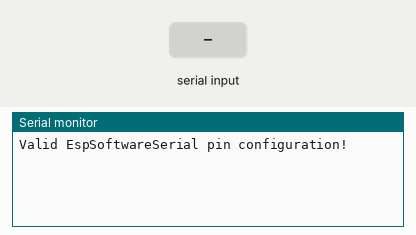
Bench run of a sketch on a simulated Arduino Uno, built with avr-gcc and run on an emulated ATmega328P. On the bench: the last lines printed to the serial monitor. Inputs (shaded band) come from the test bench.

Above: at 1.2 s.
1.3 s: "1" received over the second serial link
At 3.0 s:
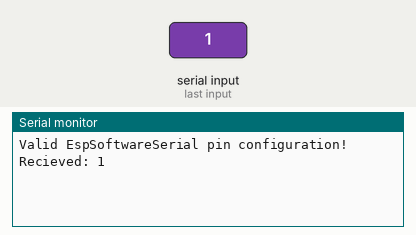
3.8 s: "0" received over the second serial link
At 5.2 s:
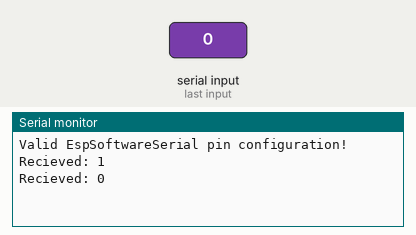
5.3 s: "2" received over the second serial link
At 7.2 s:
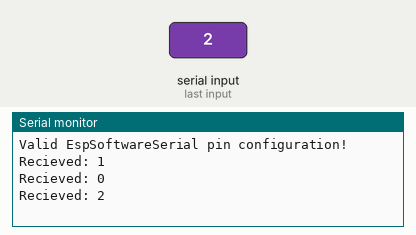

The sketch:

sofwareserial.ino
```cpp
#include <SoftwareSerial.h>

#define MYPORT_TX 12
#define MYPORT_RX 14

EspSoftwareSerial::UART myPort;

void setup() {
  Serial.begin(9600); // Standard hardware serial port

  myPort.begin(38400, SWSERIAL_8N1, MYPORT_RX, MYPORT_TX, false);
  if (!myPort) { // If the object did not initialize, then its configuration is invalid
    Serial.println("Invalid EspSoftwareSerial pin configuration, check config");
    while (1) { // Don't continue with invalid configuration
      delay (1000);
    }
  }

    Serial.println();
    Serial.println("Valid EspSoftwareSerial pin configuration!");
    Serial.println();

}

void loop() {
  // put your main code here, to run repeatedly:
  if (myPort.available()) {
    String s = myPort.readString();
    Serial.println("Recieved: " + s);
    delay(100);
    String w = "Recieved: '" + s + "'";
    myPort.write(w.c_str());
  }
}
```

Measured:
- after the input at 1.3 s, the serial monitor: prints a new line after 1.0 s (image 1)
- after the input at 3.8 s, the serial monitor: prints a new line after 1.0 s (image 2)
- after the input at 5.3 s, the serial monitor: prints a new line after 1.0 s (image 3)
